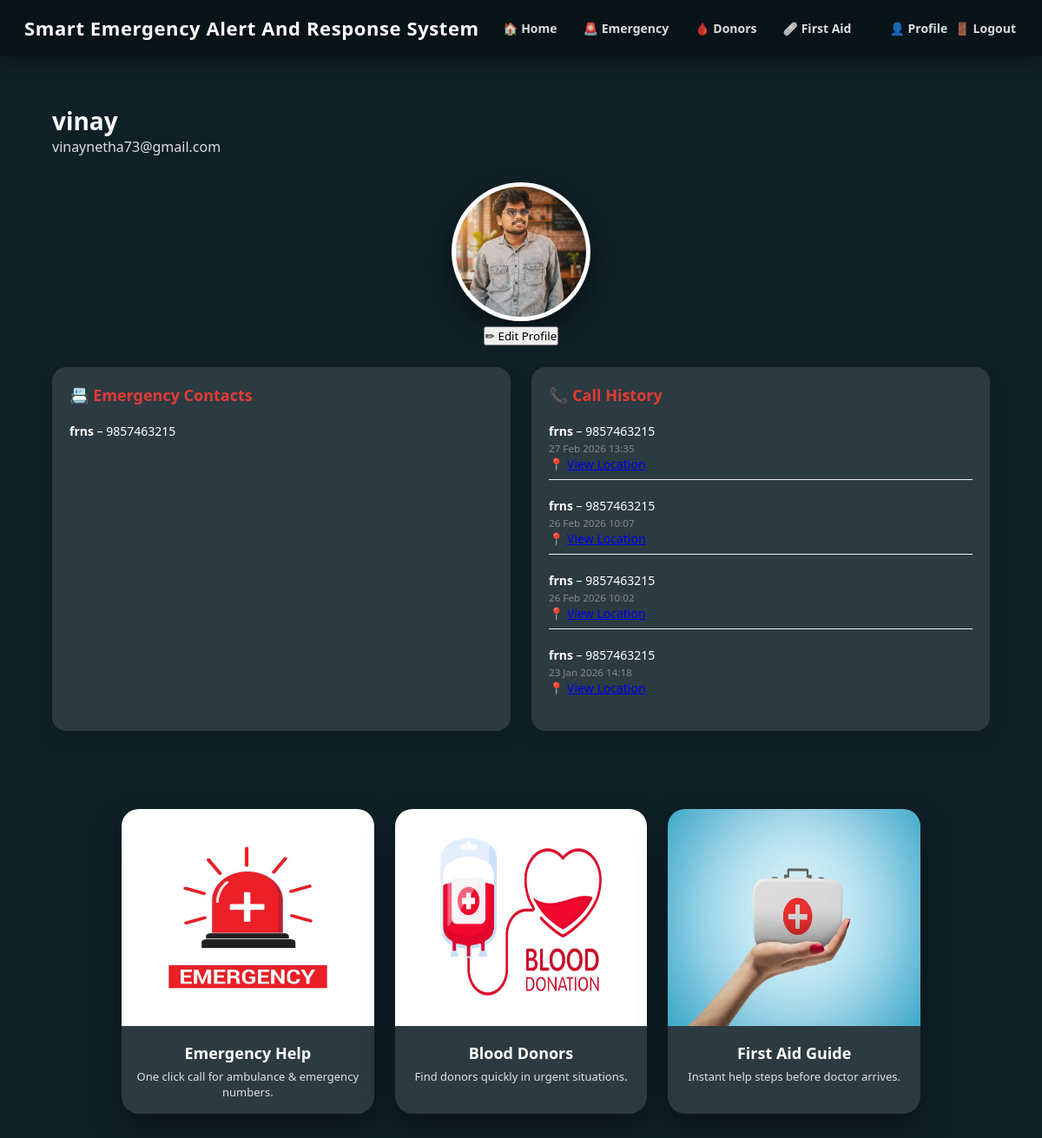
/profile/ (signed in), run on the app's committed database.
### accounts/models.py (models this page shows, shortened)
class UserProfile(models.Model):
    user = models.OneToOneField(User, on_delete=models.CASCADE)
    phone = models.CharField(max_length=15, blank=True, null=True)
    profile_pic = models.ImageField(upload_to="profiles/", default="profiles/default.jpg")
    rescue_count = models.IntegerField(default=0)
    vehicle = models.CharField(max_length=10, default="bike")

class EmergencyContact(models.Model):
    user = models.ForeignKey(settings.AUTH_USER_MODEL, on_delete=models.CASCADE)
    name = models.CharField(max_length=100)
    phone = models.CharField(max_length=15)

class EmergencyCallHistory(models.Model):
    user = models.ForeignKey(settings.AUTH_USER_MODEL, on_delete=models.CASCADE)
    name = models.CharField(max_length=100)
    phone = models.CharField(max_length=15)
    latitude = models.FloatField(null=True, blank=True)
    longitude = models.FloatField(null=True, blank=True)
    called_at = models.DateTimeField(auto_now_add=True)

### accounts/views.py (the view)
# urls.py: path('profile/', views.profile_view, name='profile'),
@login_required
def profile_view(request):
    user = request.user
    profile = UserProfile.objects.get(user=user)
    contacts = EmergencyContact.objects.filter(user=user)
    calls = EmergencyCallHistory.objects.filter(user=user).order_by("-called_at")
    return render(request, "accounts/profile.html", {
    "profile": profile,
    "contacts": contacts,
    "calls": calls
})

### templates/accounts/profile.html (shortened to what this page needs)
{% extends 'base.html' %}
{% load static %}
{% block content %}
<div class="profile-page">
    <div class="profile-header">
        <h2>{{ request.user.username }}</h2>
        <p>{{ request.user.email }}</p>
    </div>
    <div class="profile-photo-box" style="text-align:center;margin-bottom:25px;">
        <img src="{{ profile.profile_pic.url }}" class="profile-pic">
        <br>
        <button onclick="openProfilePopup()" class="edit-btn">✏ Edit Profile</button>
    </div>
    <div class="profile-grid">
        <div class="profile-card">
            <h3>📇 Emergency Contacts</h3>
            {% if contacts %}
                <ul>
                    {% for c in contacts %}
                    <li><b>{{ c.name }}</b> – {{ c.phone }}</li>
                    {% endfor %}
                </ul>
            {% else %}
                <p class="empty">No contacts added</p>
            {% endif %}
        </div>
        <div class="profile-card">
            <h3>📞 Call History</h3>
            {% if calls %}
                <ul>
                    {% for call in calls %}
                    <li style="margin-bottom:12px;">
                        <b>{{ call.name }}</b> – {{ call.phone }} <br>
                        <small>{{ call.called_at|date:"d M Y H:i" }}</small>
                        {% if call.latitude %}
                        <br>
                        📍 <a href="https://maps.google.com/?q={{call.latitude}},{{call.longitude}}" target="_blank">
                            View Location
                        </a>
                        {% endif %}
                    </li>
                    {% endfor %}
                </ul>
            {% else %}
                <p class="empty">No calls yet</p>
            {% endif %}
        </div>
    </div>
</div>
{% endblock %}

### static/css/style.css (style rules this page uses)
body { padding-top:80px; }
* { margin:0; padding:0; box-sizing:border-box; font-family: 'Segoe UI', Tahoma, Geneva, Verdana, sans-serif; }
body { min-height:100vh; background:linear-gradient(135deg,#0f2027,#203a43,#2c5364); }
.profile-page { padding:40px 60px; }
.profile-header { margin-bottom:30px; }
.profile-header h2 { font-size:28px; color:var(--text); }
.profile-header p { color:var(--text); opacity:0.85; }
.profile-grid { display:grid; grid-template-columns:repeat(auto-fit,minmax(280px,1fr)); gap:24px; }
.profile-card { background:#ffffff; padding:20px; border-radius:16px; box-shadow:0 10px 20px rgba(0,0,0,.08); }
.profile-card h3 { color:#e53935; font-size:18px; margin-bottom:12px; }
.profile-card ul { list-style:none; padding:0; }
.profile-card ul li { padding:8px 0; border-bottom:1px solid #eee; font-size:14px; }
.profile-card ul li:last-child { border-bottom:none; }
.profile-card small { color:#888; }
.profile-pic { width:160px; height:160px; border-radius:50%; object-fit:cover; border:5px solid rgba(255,255,255,0.45); box-shadow: 0 12px 25px rgba(0,0,0,.45), inset 0 0 0 2px rgba(255,255,255,.2); transition:all .35s ease; background:#fff; }
.profile-photo-box { position:relative; }
:root { --bg:#0f2027; --card-bg:rgba(255,255,255,0.12); --text:#ffffff; --nav-bg:rgba(0,0,0,0.35); }
body { background:var(--bg); color:var(--text); transition:.3s; }
.profile-card,.home-card,.app-card,.feature-card,.donor-table,.aid-card { background:var(--card-bg) !important; }
.profile-card, .home-card, .app-card, .feature-card, .donor-table, .login-page, .register-page, .aid-card, .donor-form-page, .auth-box { background:var(--card-bg); color:var(--text); }

### data on the page
UserProfile: profile_pic (picture)
EmergencyContact: name "frns", phone "9857463215"
EmergencyCallHistory: name "frns", phone "9857463215", called_at "27 Feb 2026 13:35"
EmergencyCallHistory: name "frns", phone "9857463215", called_at "26 Feb 2026 10:07"
EmergencyCallHistory: name "frns", phone "9857463215", called_at "26 Feb 2026 10:02"
EmergencyCallHistory: name "frns", phone "9857463215", called_at "23 Jan 2026 14:18"

### other printed values
{{ request.user.username }} "vinay"
{{ request.user.email }} "vinaynetha73@gmail.com"
